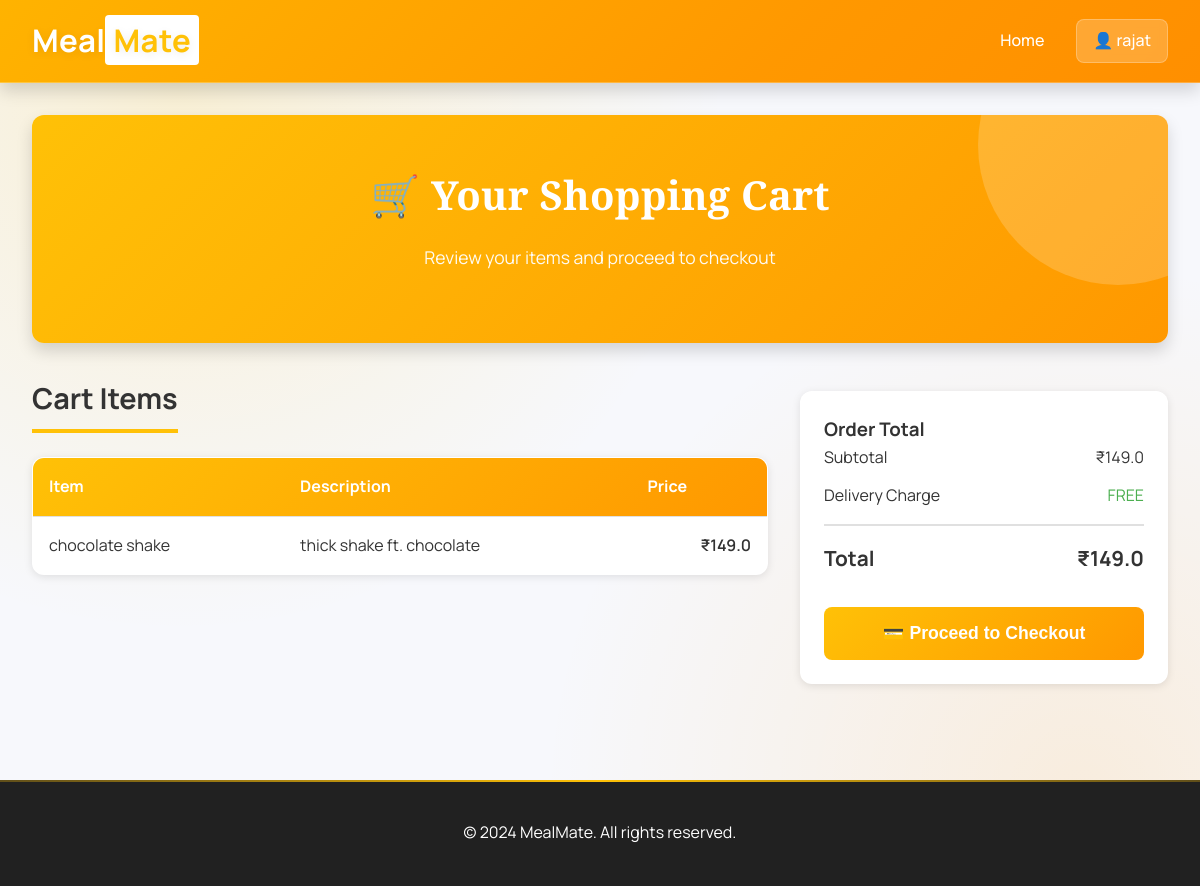
/show_cart/rajat, run on the app's committed database.
### delivery/models.py (models this page shows)
class Customer(models.Model):
    username = models.CharField(max_length = 20)
    password = models.CharField(max_length = 20)
    email = models.CharField(max_length = 20)
    mobile = models.CharField(max_length = 10)
    address = models.CharField(max_length = 50)

class Item(models.Model):
    restaurant = models.ForeignKey(Restaurant, on_delete = models.CASCADE, related_name = "items")
    name = models.CharField(max_length = 20)
    description = models.CharField(max_length = 200)
    price = models.FloatField()
    vegeterian = models.BooleanField(default=False)
    picture = models.URLField(max_length = 400, default='https://www.indiafilings.com/learn/wp-content/uploads/2024/08/How-to-Start-Food-Business.jpg')

### delivery/views.py (the view)
# urls.py: path('show_cart/<str:username>', views.show_cart, name='show_cart'),
def show_cart(request, username):
    customer = Customer.objects.get(username = username)
    cart = Cart.objects.filter(customer=customer).first()
    items = cart.items.all() if cart else []
    total_price = cart.total_price() if cart else 0
    return render(request, 'delivery/cart.html',{"itemList" : items, "total_price" : total_price, "username":username})

### delivery/models.py (called while the page is built)
    def total_price(self):
        return sum(item.price for item in self.items.all())

### delivery/templates/delivery/cart.html (shortened to what this page needs)
{% load static %}
<!DOCTYPE html>
<html lang="en">
<head>
    <link rel="stylesheet" href="{% static 'delivery/css/style.css' %}">
</head>
<body>
    <header>
        <div class="header-container">
            <div class="logo">Meal<span>Mate</span></div>
            <nav>
                <a href="/">Home</a>
                <span class="user-info">👤 {{ username }}</span>
            </nav>
        </div>
    </header>
    <div class="container">
        <div class="hero text-center fade-in">
            <h1>🛒 Your Shopping Cart</h1>
            <p>Review your items and proceed to checkout</p>
        </div>
        <div class="checkout-grid">
            <div>
                <section>
                    <h2>Cart Items</h2>
                    {% if itemList %}
                        <table>
                            <thead>
                                <tr>
                                    <th>Item</th>
                                    <th>Description</th>
                                    <th>Price</th>
                                </tr>
                            </thead>
                            <tbody>
                                {% for item in itemList %}
                                <tr>
                                    <td>{{ item.name }}</td>
                                    <td>{{ item.description|truncatewords:10 }}</td>
                                    <td style="text-align: right; font-weight: 600;">₹{{ item.price }}</td>
                                </tr>
                                {% endfor %}
                            </tbody>
                        </table>
                    {% else %}
                        <div class="message message-info">
                            <p>🛒 Your cart is empty. Start adding some delicious items!</p>
                        </div>
                    {% endif %}
                </section>
            </div>
            <div class="cart-summary">
                <h3>Order Total</h3>
                <div class="summary-item">
                    <span>Subtotal</span>
                    <span>₹{{ total_price }}</span>
                </div>
                <div class="summary-item">
                    <span>Delivery Charge</span>
                    <span style="color: var(--success-color);">FREE</span>
                </div>
                <div class="summary-total">
                    <span>Total</span>
                    <span>₹{{ total_price }}</span>
                </div>
                {% if itemList %}
                    <form action="{% url 'checkout' username %}" method="get" style="margin-top: 2rem;">
                        <button type="submit" class="btn btn-primary btn-lg btn-block">
                            💳 Proceed to Checkout
                        </button>
                    </form>
                {% else %}
                    <a href="/" class="btn btn-primary btn-lg btn-block" style="text-decoration: none; display: block; margin-top: 2rem;">
                        Continue Shopping
                    </a>
                {% endif %}
            </div>
        </div>
    </div>
    <footer>
        <p>&copy; 2024 MealMate. All rights reserved.</p>
    </footer>
</body>
</html>

### data on the page
Customer: username "rajat"
Item: name "chocolate shake", description "thick shake ft. chocolate", price "149.0"

### other printed values
{{ total_price }} "149.0"
